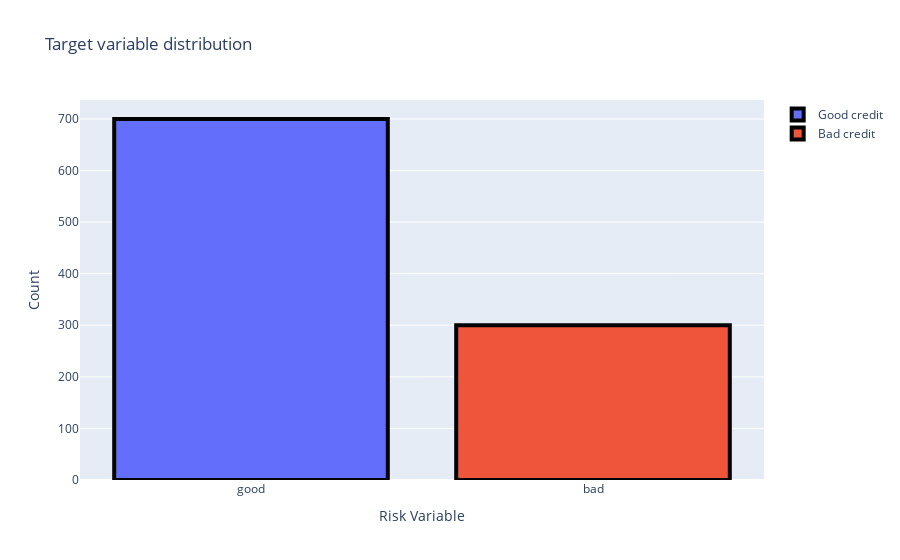

Write notebook code for a chart like this one.
### Markdown cell above
See 'Target' variable distribution with visual:

### Code cell
trace0 = go.Bar(
            x = df[df["Risk"]== 'good']["Risk"].value_counts().index.values,
            y = df[df["Risk"]== 'good']["Risk"].value_counts().values,
            name='Good credit')

trace1 = go.Bar(
            x = df[df["Risk"]== 'bad']["Risk"].value_counts().index.values,
            y = df[df["Risk"]== 'bad']["Risk"].value_counts().values,
            name='Bad credit')


data = [trace0, trace1]
layout = go.Layout(
    yaxis=dict(
        title='Count'
    ),
    xaxis=dict(
        title='Risk Variable'
    ),
    title='Target variable distribution'
)

fig = go.Figure(data=data, layout=layout)
fig.data[0].marker.line.width = 4
fig.data[0].marker.line.color = "black"
fig.data[1].marker.line.width = 4
fig.data[1].marker.line.color = "black"
py.iplot(fig, filename='grouped-bar')

### Figure 1 — Plotly figure (JSON) as saved in the notebook; plotly's stock layout.template omitted (floating-point values rounded to 4 significant figures)
{"data": [{"marker": {"line": {"color": "black", "width": 4}}, "name": "Good credit", "type": "bar", "x": ["good"], "y": [700]}, {"marker": {"line": {"color": "black", "width": 4}}, "name": "Bad credit", "type": "bar", "x": ["bad"], "y": [300]}], "layout": {"title": {"text": "Target variable distribution"}, "xaxis": {"title": {"text": "Risk Variable"}}, "yaxis": {"title": {"text": "Count"}}}}
